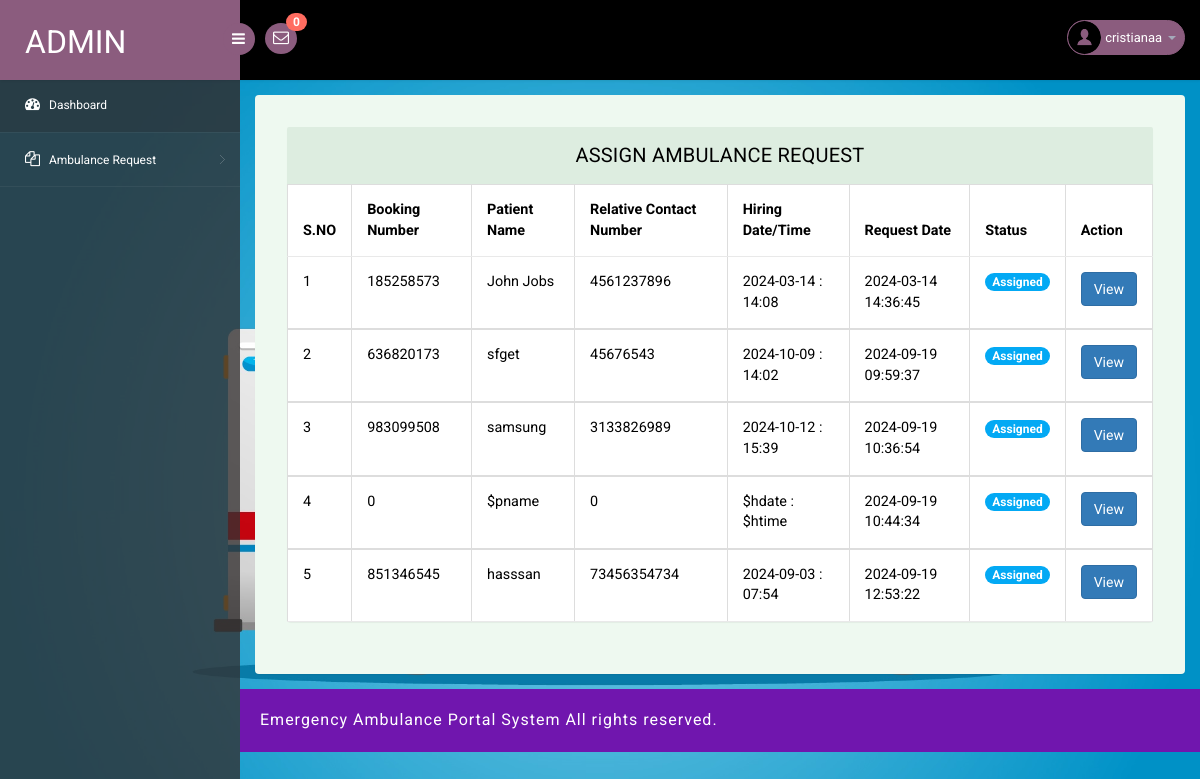
The app's page /eahp/admin/assign-ambulance-request.php (signed in) with its own data.
### tables this page shows
CREATE TABLE `tblambulance` (
  `ID` int(11) NOT NULL,
  `AmbulanceType` varchar(250) DEFAULT NULL,
  `AmbRegNum` varchar(250) DEFAULT NULL,
  `DriverName` varchar(250) DEFAULT NULL,
  `DriverContactNumber` bigint(20) DEFAULT NULL,
  `Ablemail` varchar(255) NOT NULL,
  `Ablpass` varchar(255) NOT NULL,
  `CreationDate` timestamp NULL DEFAULT current_timestamp(),
  `Status` varchar(250) DEFAULT NULL,
  `UpdationDate` timestamp NULL DEFAULT NULL ON UPDATE current_timestamp()
);

CREATE TABLE `tblambulancehiring` (
  `ID` int(11) NOT NULL,
  `BookingNumber` int(10) DEFAULT NULL,
  `PatientName` varchar(250) DEFAULT NULL,
  `RelativeName` varchar(250) DEFAULT NULL,
  `RelativeConNum` bigint(11) DEFAULT NULL,
  `hospital` varchar(255) NOT NULL,
  `UserLocation` varchar(255) NOT NULL,
  `HiringDate` varchar(250) DEFAULT NULL,
  `HiringTime` varchar(250) DEFAULT NULL,
  `AmbulanceType` int(5) DEFAULT NULL,
  `Address` mediumtext DEFAULT NULL,
  `City` mediumtext DEFAULT NULL,
  `State` mediumtext DEFAULT NULL,
  `Message` longtext DEFAULT NULL,
  `BookingDate` timestamp NULL DEFAULT current_timestamp(),
  `Remark` varchar(250) DEFAULT NULL,
  `Status` varchar(250) DEFAULT NULL,
  `AmbulanceRegNo` varchar(250) DEFAULT NULL,
  `UpdationDate` timestamp NULL DEFAULT NULL ON UPDATE current_timestamp()
);

### eahp/admin/assign-ambulance-request.php (the view, shortened to what this page needs)
<?php
include('includes/dbconnection.php');
if (strlen($_SESSION['eahpaid']) == 0 && strlen($_SESSION['driverid']) == 0) {
  header('location:logout.php');
} else{
?>
<!DOCTYPE html>
<head>
<link rel="stylesheet" href="css/bootstrap.min.css" >
<link href="css/style.css" rel='stylesheet' type='text/css' />
<link href="css/style-responsive.css" rel="stylesheet"/>
<link rel="stylesheet" href="css/font.css" type="text/css"/>
<link href="css/font-awesome.css" rel="stylesheet">
</head>
<body>
<section id="container">
<?php include_once('includes/header.php');?>
<?php include_once('includes/sidebar.php');?>
<section id="main-content">
	<section class="wrapper">
		<div class="table-agile-info">
 <div class="panel panel-default">
    <div class="panel-heading">
     Assign Ambulance Request
    </div>
    <div>
      <table class="table table-bordered">
        <thead>
          <tr>
            <th data-breakpoints="xs">S.NO</th>
            <th>Booking Number</th>
            <th>Patient Name</th>
            <th>Relative Contact Number</th>
            <th>Hiring Date/Time</th>
            <th>Request Date</th>
            <th>Status</th>
            <th data-breakpoints="xs">Action</th>
          </tr>
        </thead>
        <?php
$ret=mysqli_query($con,"select * from  tblambulancehiring  where tblambulancehiring.Status='Assigned'");
$cnt=1;
$count=mysqli_num_rows($ret);
if($count>0){
while ($row=mysqli_fetch_array($ret)) {
?>
        <tbody>
          <tr data-expanded="true">
            <td><?php echo $cnt;?></td>
              <td><?php  echo $row['BookingNumber'];?></td>
              <td><?php  echo $row['PatientName'];?></td>
                  <td><?php  echo $row['RelativeConNum'];?></td>
                  <td><?php  echo $row['HiringDate'];?> : <?php  echo $row['HiringTime'];?></td>
                  <td><?php  echo $row['BookingDate'];?></td>
                                   <td> <?php   $pstatus=$row['Status'];
                 if($pstatus==""){ ?>
<span class="badge badge-info">New</span>
 <?php } elseif($pstatus=="Assigned"){ ?>
<span } class="badge badge-primary">Assigned</span>
 <?php } elseif($pstatus=="On the way"){ ?>
<span class="badge badge-primary">On the Way</span>
 <?php } elseif($pstatus=="Pickup"){ ?>
<span class="badge badge-success">Patient Pick</span>
 <?php } elseif($pstatus=="Reached"){ ?>
<span class="badge badge-success">Patient Reached Hospital</span>
 <?php } elseif($pstatus=="Rejected"){ ?>
<span class="badge badge-success">Rejected</span>
<?php } ?>
</td>
                  <td><a href="booking-details.php?id=<?php echo $row['ID'];?>&&bookingnum=<?php echo $row['BookingNumber'];?>" class="btn btn-primary">View</a></td>
                </tr>
                <?php
$cnt=$cnt+1;
} } else {?>
<tr>
  <th colspan="8" style="color:red">No Record Found</th>
</tr>
<?php } ?>
 </tbody>
            </table>
    </div>
  </div>
</div>
</section>
		 <?php include_once('includes/footer.php');?>
</section>
</section>
</body>
</html>
<?php }  ?>

### eahp/admin/includes/header.php (shortened to what this page needs)
<?php
include('includes/dbconnection.php');
?>
<header class="header fixed-top clearfix">
<div class="brand">
    <a href="dashboard.php" class="logo">
        Admin
    </a>
    <div class="sidebar-toggle-box">
        <div class="fa fa-bars"></div>
    </div>
</div>
<div class="nav notify-row" id="top_menu">
    <ul class="nav top-menu">
<?php
$ret1=mysqli_query($con,"select * from tblambulancehiring
 where   (tblambulancehiring.Status is null || tblambulancehiring.Status='')");
$num=mysqli_num_rows($ret1);
?>
        <li id="header_inbox_bar" class="dropdown">
            <a data-toggle="dropdown" class="dropdown-toggle" href="#">
                <i class="fa fa-envelope-o"></i>
                <span class="badge bg-important"><?php echo $num;?></span>
            </a>
        </li>
    </ul>
</div>
<div class="top-nav clearfix">
    <ul class="nav pull-right top-menu">
        <li class="dropdown">
    <a data-toggle="dropdown" class="dropdown-toggle" href="#">
        <?php
        if ($_SESSION['role'] == 'admin') {
            $adid = $_SESSION['eahpaid'];
            $ret = mysqli_query($con, "SELECT AdminName FROM tbladmin WHERE ID='$adid'");
            $row = mysqli_fetch_array($ret);
            $name = $row['AdminName'];
        } elseif ($_SESSION['role'] == 'driver') {
            $driverid = $_SESSION['driverid'];
            $ret = mysqli_query($con, "SELECT DriverName FROM tblambulance WHERE ID='$driverid'");
            $row = mysqli_fetch_array($ret);
            $name = $row['DriverName'];
        }
        ?>
        <img alt="" src="images/2.png">
        <span class="username"><?php echo $name; ?></span>
        <b class="caret"></b>
    </a>
</li>
    </ul>
</div>
</header>

### eahp/admin/css/style.css (style rules this page uses)
ul, ol { margin: 0; }
html, body { font-family: 'Roboto', sans-serif; font-size: 100%; overflow-x: hidden; background: url(../images/bg.jpg) no-repeat 0px 0px; background-size:cover; }
body a { transition: 0.5s all ease; -webkit-transition: 0.5s all ease; -moz-transition: 0.5s all ease; -o-transition: 0.5s all ease; -ms-transition: 0.5s all ease; text-decoration:none; }
ul,label { margin:0; padding:0; }
#main-content { margin-left:240px; -webkit-transition:all .3s ease-in-out; -moz-transition:all .3s ease-in-out; -o-transition:all .3s ease-in-out; transition:all .3s ease-in-out; }
.header { left:0; right:0; z-index:1002; background:#000; -webkit-transition:all .3s ease-in-out; -moz-transition:all .3s ease-in-out; -o-transition:all .3s ease-in-out; transition:all .3s ease-in-out; }
.fixed-top { position:fixed; box-shadow:1px 0 3px rgba(0,0,0,.15); }
.wrapper { display:inline-block; margin-top:80px; padding:15px; width:100%; }
.brand { background:#8b5c7e; float:left; width:240px; height:80px; position:relative; }
a.logo { font-size:32px; color:#fff; float:left; margin:20px 0 0 25px; text-transform:uppercase; }
#top_menu .nav>li,ul.top-menu>li { float:left; }
.notify-row { float:left; margin-top:23px; margin-left:25px; }
ul.top-menu { margin-right:15px; margin-top: 0; }
ul.top-menu > li > a { color: #fff; font-size: 16px; background: #8b5c7e; padding: 4px 8px; margin-right: 15px; border-radius: 50%; -webkit-border-radius: 50%; padding-right: 8px !important; }
.notify-row .badge { position:absolute; right:-10px; top:-10px; z-index:100; }
.top-nav { margin-top:20px; }
.top-nav img { border-radius:50%; -webkit-border-radius:50%; width:33px; }
.top-nav .username { font-size:13px; color:#fff; }
.top-nav ul.top-menu>li>a { border-radius: 100px; -webkit-border-radius: 100px; padding: 0px; background: none; margin-right: 0; border: 1px solid #8b5c7e; background: #8b5c7e; }
.top-nav ul.top-menu>li { margin-left:10px; }
.top-nav .nav .caret { border-bottom-color:#A4AABA; border-top-color:#A4AABA; }
.sidebar-toggle-box { float:left; margin-top:23px; margin-left:-15px; background:#8b5c7e; border-radius:50%; -webkit-border-radius:50%; width:32px; height:32px; position:absolute; right:-15px; }
.sidebar-toggle-box .fa-bars { cursor:pointer; display:inline-block; font-size:15px; padding:8px 8px 8px 9px; color:#fff; }
.panel-heading { position: relative; height: 57px; line-height: 57px; letter-spacing: 0.2px; color: #000; font-size: 18px; font-weight: 400; padding: 0 16px; background:#ddede0; border-top-right-radius: 2px; border-top-left-radius: 2px; text-transform: uppercase; text-align: center; }
.panel { border: none ! important; }
.table>thead>tr>th { border-bottom: 1px solid #e1ab91 ! important; }
.table>tbody>tr>td, .table>tbody>tr>th, .table>tfoot>tr>td, .table>tfoot>tr>th, .table>thead>tr>td, .table>thead>tr>th { border-bottom: 1px solid #e9e9e9 ! important; }
.table > thead > tr > th, .table > tbody > tr > th, .table > tfoot > tr > th, .table > thead > tr > td, .table > tbody > tr > td, .table > tfoot > tr > td { border-top: none !important; }
.badge-primary { background-color: #03a9f4; }
.table td, .table>tbody>tr>td, .table>tbody>tr>th, .table>tfoot>tr>td, .table>tfoot>tr>th, .table>thead>tr>td, .table>thead>tr>th { padding: 15px!important; }
.table > thead > tr > th, .table > tbody > tr > th, .table > tfoot > tr > th, .table > thead > tr > td, .table > tbody > tr > td, .table > tfoot > tr > td { font-size: 0.9em; color: #000; border-top: none !important; }
.table-agile-info { background: #eef9f0; padding: 2em; border-radius: 4px; -webkit-box-shadow: 0 1px 1px rgba(0,0,0,.05); box-shadow: 0 1px 1px rgba(0,0,0,.05); }
.panel-default>.panel-heading { color: #000000 ! important; background-color: #ddede0 ! important; border-color: #ddede0 ! important; font-size: 20px; }
.badge.bg-important { background: #ff6c60; }

### records on screen
tblambulance: DriverName "cristianaa"
tblambulancehiring: BookingNumber "185258573", PatientName "John Jobs", RelativeConNum "4561237896", HiringDate "2024-03-14", HiringTime "14:08", BookingDate "2024-03-14 14:36:45", Status "Assigned"
tblambulancehiring: BookingNumber "636820173", PatientName "sfget", RelativeConNum "45676543", HiringDate "2024-10-09", HiringTime "14:02", BookingDate "2024-09-19 09:59:37", Status "Assigned"
tblambulancehiring: BookingNumber "983099508", PatientName "samsung", RelativeConNum "3133826989", HiringDate "2024-10-12", HiringTime "15:39", BookingDate "2024-09-19 10:36:54", Status "Assigned"
tblambulancehiring: BookingNumber "0", PatientName "$pname", RelativeConNum "0", HiringDate "$hdate", HiringTime "$htime", BookingDate "2024-09-19 10:44:34", Status "Assigned"
tblambulancehiring: BookingNumber "851346545", PatientName "hasssan", RelativeConNum "73456354734", HiringDate "2024-09-03", HiringTime "07:54", BookingDate "2024-09-19 12:53:22", Status "Assigned"

### other values on screen
$num "0"
